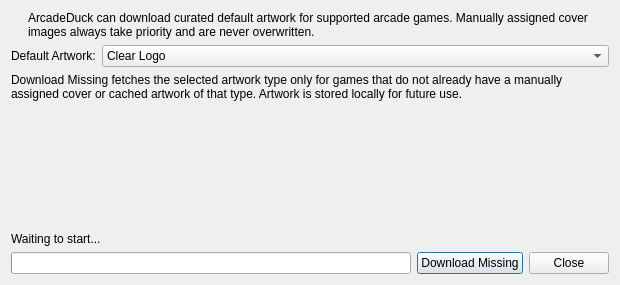
<?xml version="1.0" encoding="UTF-8"?>
<ui version="4.0">
 <class>CoverDownloadDialog</class>
 <widget class="QDialog" name="CoverDownloadDialog">
  <property name="geometry">
   <rect>
    <x>0</x>
    <y>0</y>
    <width>620</width>
    <height>285</height>
   </rect>
  </property>
  <property name="windowTitle">
   <string>Download Game Artwork</string>
  </property>
  <layout class="QVBoxLayout" name="verticalLayout">
   <item>
    <layout class="QHBoxLayout" name="horizontalLayout_2" stretch="0,1">
     <property name="spacing">
      <number>10</number>
     </property>
     <item>
      <widget class="QLabel" name="coverIcon">
       <property name="text">
        <string/>
       </property>
       <property name="pixmap">
        <pixmap resource="resources/resources.qrc">:/icons/black/svg/artboard-2-line.svg</pixmap>
       </property>
       <property name="alignment">
        <set>Qt::AlignLeading|Qt::AlignLeft|Qt::AlignTop</set>
       </property>
      </widget>
     </item>
     <item>
      <widget class="QLabel" name="label">
       <property name="text">
        <string>ArcadeDuck can download curated default artwork for supported arcade games. Manually assigned cover images always take priority and are never overwritten.</string>
       </property>
       <property name="wordWrap">
        <bool>true</bool>
       </property>
      </widget>
     </item>
    </layout>
   </item>
   <item>
    <layout class="QFormLayout" name="formLayout">
     <item row="0" column="0">
      <widget class="QLabel" name="artworkTypeLabel">
       <property name="text">
        <string>Default Artwork:</string>
       </property>
      </widget>
     </item>
     <item row="0" column="1">
      <widget class="QComboBox" name="artworkType">
       <item>
        <property name="text">
         <string>Clear Logo</string>
        </property>
       </item>
       <item>
        <property name="text">
         <string>2D Box</string>
        </property>
       </item>
       <item>
        <property name="text">
         <string>3D Box</string>
        </property>
       </item>
      </widget>
     </item>
    </layout>
   </item>
   <item>
    <widget class="QLabel" name="description">
     <property name="text">
      <string>Download Missing fetches the selected artwork type only for games that do not already have a manually assigned cover or cached artwork of that type. Artwork is stored locally for future use.</string>
     </property>
     <property name="wordWrap">
      <bool>true</bool>
     </property>
    </widget>
   </item>
   <item>
    <spacer name="verticalSpacer">
     <property name="orientation">
      <enum>Qt::Vertical</enum>
     </property>
     <property name="sizeHint" stdset="0">
      <size>
       <width>20</width>
       <height>20</height>
      </size>
     </property>
    </spacer>
   </item>
   <item>
    <widget class="QLabel" name="status">
     <property name="text">
      <string>Waiting to start...</string>
     </property>
    </widget>
   </item>
   <item>
    <layout class="QHBoxLayout" name="horizontalLayout">
     <item>
      <widget class="QProgressBar" name="progress"/>
     </item>
     <item>
      <widget class="QPushButton" name="start">
       <property name="text">
        <string>Download Missing</string>
       </property>
       <property name="default">
        <bool>true</bool>
       </property>
      </widget>
     </item>
     <item>
      <widget class="QPushButton" name="close">
       <property name="text">
        <string>Close</string>
       </property>
      </widget>
     </item>
    </layout>
   </item>
  </layout>
 </widget>
 <resources>
  <include location="resources/resources.qrc"/>
 </resources>
 <connections/>
</ui>
